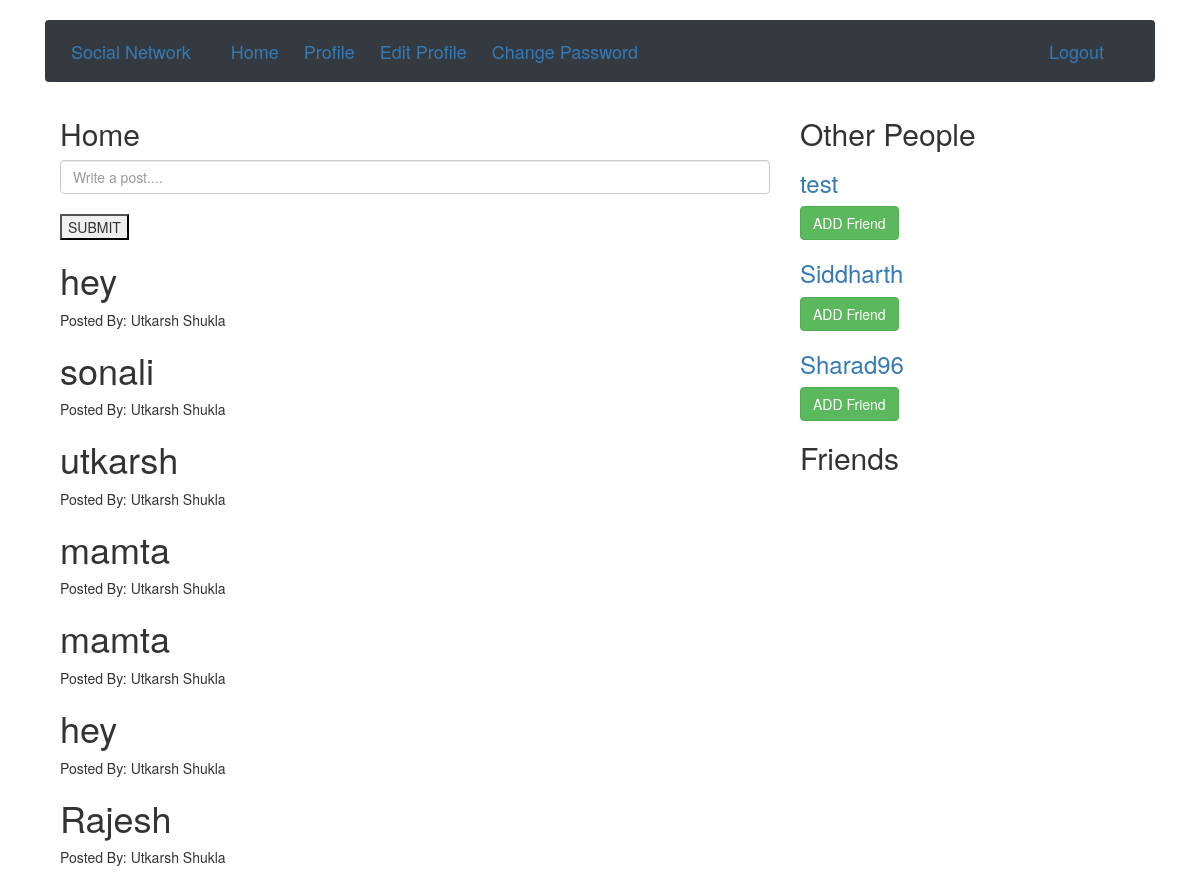
The app's page /home/ (signed in) with its own data.
### home/models.py (models this page shows)
class Post(models.Model):
    post=models.CharField(max_length=500)
    user=models.ForeignKey(User)

### home/views.py (the view, shortened to what this page needs)
class HomeView(TemplateView):
    template_name='home/home.html'
    def get(self,request):
        form=HomeForm
        posts=Post.objects.all()
        users=User.objects.exclude(id=request.user.id)
        friend=Friend.objects.get(current_user=request.user)
        friends=friend.users.all()
        args={'form':form,'posts':posts,'users':users,'friends':friends}
        return render(request,self.template_name,args)

### home/templates/home/home.html (shortened to what this page needs)
{% extends 'base.html' %}
{% block body %}
<div class="container">
    <div class="col-md-8">
            <h2>Home</h2>
            <form method="post">
            {{ form.post }}
            <br>
            <button type="submit">SUBMIT</button>
            </form>
            {% for post in posts %}
            <h1>{{ post.post}}</h1>
            <p>Posted By: {{ post.user.get_full_name }}</p>
            {% endfor %}
    </div>
     <div class="col-md-4">
         <h2>Other People</h2>
         {% for user in users %}
         <a href="{% url 'accounts:profile_pk' pk=user.pk%}"><h3>{{ user.username }}</h3></a>
         {% if not user in friends %}
         <a href="{% url 'home:change_friend' operation='add' pk=user.pk %}"><button type="button" class="btn btn-success">ADD Friend</button></a>
         {% endif %}
         {% endfor %}
         <h2>Friends</h2>
     </div>
</div>
{% endblock %}

### accounts/templates/base.html (shortened to what this page needs)
<html>
    <head>
            <link rel="stylesheet" href="https://stackpath.bootstrapcdn.com/bootstrap/4.1.0/css/bootstrap.min.css">
            <link rel="stylesheet" href="https://maxcdn.bootstrapcdn.com/bootstrap/3.3.7/css/bootstrap.min.css">
            {% load staticfiles %}
            <link rel="stylesheet" href="{% static 'accounts/style.css' %}" type="text/css">
    </head>
    <body>
        <br>
        <div class="container">
                              <nav class="navbar navbar-expand-md navbar-light-grey bg-dark mb-4">
                                <div class="container-fluid">
                                  <div class="navbar-header">
                                    <a class="navbar-brand" href="{% url 'home:home' %}">Social Network</a>
                                  </div>
                                  <div id="navbar" class="navbar-collapse collapse">
                                     {% if user.is_authenticated %}
                                    <ul class="nav navbar-nav navbar-left">
                                      <li><a class="navbar-brand" href="{% url 'home:home'%}">Home</a></li>
                                      <li><a class="navbar-brand" href="{% url 'accounts:profile' %}">Profile</a></li>
                                      <li><a class="navbar-brand" href="{% url 'accounts:edit_profile' %}">Edit Profile</a></li>
                                      <li><a class="navbar-brand" href="{% url 'accounts:change_password'%}">Change Password</li>
                                     </ul>
                                    <ul class="nav navbar-nav navbar-right">
                                        <li><a class="navbar-brand" href="{% url 'accounts:logout' %}">Logout</a></li>
                                    </ul>
                                    {% endif %}
                                  </div>
                                </div>
                              </nav>
        </div>
        {% block body %}{% endblock %}
    </body>
</html>

### records on screen
Post: post "hey", user.get_full_name "Utkarsh Shukla"
Post: post "sonali", user.get_full_name "Utkarsh Shukla"
Post: post "utkarsh", user.get_full_name "Utkarsh Shukla"
Post: post "mamta", user.get_full_name "Utkarsh Shukla"
Post: post "mamta", user.get_full_name "Utkarsh Shukla"
Post: post "hey", user.get_full_name "Utkarsh Shukla"
Post: post "Rajesh", user.get_full_name "Utkarsh Shukla"

### other values on screen
{{ user.username }} "test"
{{ user.username }} "Siddharth"
{{ user.username }} "Sharad96"
